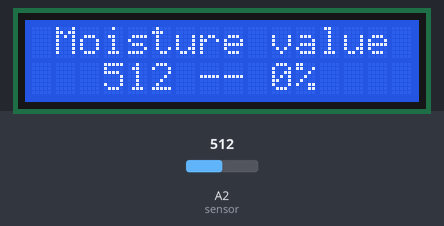
Simulated run of this sketch. Board: Arduino Uno, built with avr-gcc and run on an emulated ATmega328P. Shown: 16×2 character LCD. The inputs (shaded band) are chosen by the test bench; at power-on: A2 (sensor) = 512. What the sketch prints to the serial monitor is not drawn.

Above: at 1.2 s.
1.3 s: A2 (sensor) set to 716
At 2.5 s:
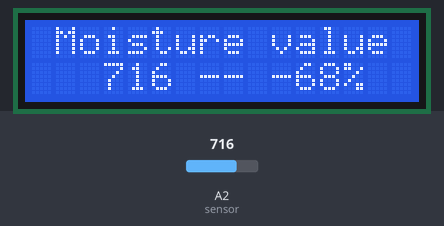
2.8 s: A2 (sensor) set to 547
At 3.2 s:
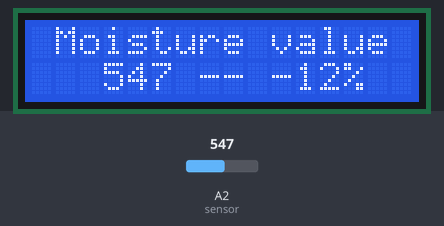
4.3 s: A2 (sensor) set to 522
At 4.7 s:
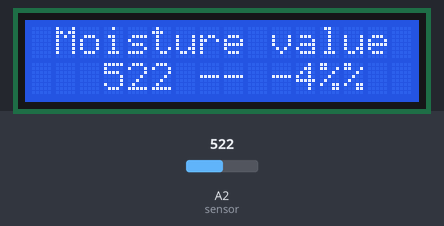
5.8 s: A2 (sensor) set to 501
At 6.4 s:
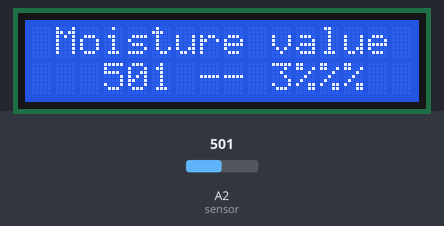
Timing chart, 0 to 8.3 s (numbered marks = the images above; inputs shaded):
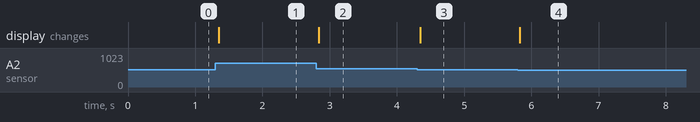

Measured:
- the behaviour switches between 540 and 539 on A2 (sensor) (found by bisection; images 2 and 3)
- the behaviour switches between 513 and 512 on A2 (sensor) (found by bisection; images 3 and 4)
- after the input at 1.3 s, the display: changes after 0.05 s (image 1)
- after the input at 2.8 s, the display: changes at once (image 2)
- after the input at 4.3 s, the display: changes after 0.05 s (image 3)
- after the input at 5.8 s, the display: changes at once (image 4)

The sketch:

original_code_iot.ino
```cpp
#include<LiquidCrystal_I2C.h>
LiquidCrystal_I2C lcd (0x3F,16,2);

#define sensor A2
#define wet 210
#define dry 510

void setup() {
  Serial.begin(9600);
  lcd.init();
  lcd.backlight();
}
void loop() {
  int value = analogRead(sensor);
  Serial.println(value);
  lcd.setCursor(1,0);
  lcd.print("Moisture value");
  lcd.setCursor(3,1);
  lcd.print(value);
  lcd.print(" ");
  lcd.setCursor(7,1);
  lcd.print("--");
  int pre = map(value, wet, dry, 100, 0);
  lcd.setCursor(10, 1);
  lcd.print(pre);
  lcd.print("%");
}
```
